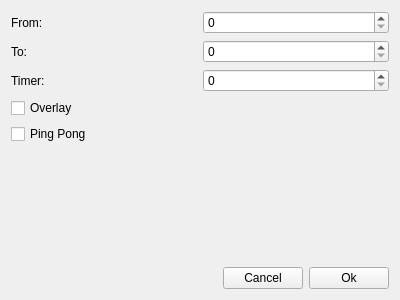
<?xml version="1.0" encoding="UTF-8"?>
<ui version="4.0">
 <class>AnimationPropertiesDialog</class>
 <widget class="QWidget" name="AnimationPropertiesDialog">
  <property name="windowModality">
   <enum>Qt::ApplicationModal</enum>
  </property>
  <property name="geometry">
   <rect>
    <x>0</x>
    <y>0</y>
    <width>400</width>
    <height>300</height>
   </rect>
  </property>
  <property name="windowTitle">
   <string>Animation Properties</string>
  </property>
  <layout class="QGridLayout" name="gridLayout">
   <item row="1" column="0">
    <layout class="QHBoxLayout" name="horizontalLayout">
     <item>
      <spacer name="horizontalSpacer">
       <property name="orientation">
        <enum>Qt::Horizontal</enum>
       </property>
       <property name="sizeHint" stdset="0">
        <size>
         <width>40</width>
         <height>20</height>
        </size>
       </property>
      </spacer>
     </item>
     <item>
      <widget class="QPushButton" name="button_cancel">
       <property name="text">
        <string>Cancel</string>
       </property>
      </widget>
     </item>
     <item>
      <widget class="QPushButton" name="button_ok">
       <property name="text">
        <string>Ok</string>
       </property>
      </widget>
     </item>
    </layout>
   </item>
   <item row="0" column="0">
    <layout class="QGridLayout" name="gridLayout_2">
     <item row="0" column="1">
      <widget class="QSpinBox" name="spin_from"/>
     </item>
     <item row="0" column="0">
      <widget class="QLabel" name="label">
       <property name="text">
        <string>From:</string>
       </property>
      </widget>
     </item>
     <item row="1" column="0">
      <widget class="QLabel" name="label_2">
       <property name="text">
        <string>To:</string>
       </property>
      </widget>
     </item>
     <item row="3" column="0" colspan="2">
      <widget class="QCheckBox" name="check_overlay">
       <property name="text">
        <string>Overlay</string>
       </property>
      </widget>
     </item>
     <item row="1" column="1">
      <widget class="QSpinBox" name="spin_to"/>
     </item>
     <item row="2" column="0">
      <widget class="QLabel" name="label_3">
       <property name="text">
        <string>Timer:</string>
       </property>
      </widget>
     </item>
     <item row="4" column="0" colspan="2">
      <widget class="QCheckBox" name="check_pingpong">
       <property name="text">
        <string>Ping Pong</string>
       </property>
      </widget>
     </item>
     <item row="2" column="1">
      <widget class="QSpinBox" name="spin_timer"/>
     </item>
     <item row="5" column="0">
      <spacer name="verticalSpacer">
       <property name="orientation">
        <enum>Qt::Vertical</enum>
       </property>
       <property name="sizeHint" stdset="0">
        <size>
         <width>20</width>
         <height>40</height>
        </size>
       </property>
      </spacer>
     </item>
    </layout>
   </item>
  </layout>
 </widget>
 <resources/>
 <connections/>
</ui>
